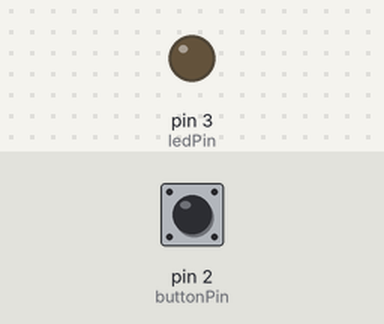
Recording of a sketch running on a simulated Arduino Uno, built with avr-gcc and run on an emulated ATmega328P. Shown: output pins drawn as LEDs (lit = HIGH). The inputs (shaded band) are chosen by the test bench; at power-on: pin 2 (buttonPin) LOW.

Above: at 1.2 s.
1.3 s: pin 2 (buttonPin) pulled HIGH for 0.15 s
At 2.4 s:
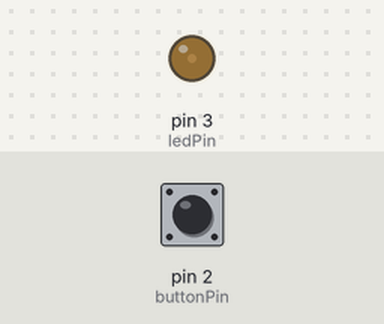
2.9 s: pin 2 (buttonPin) pulled HIGH for 1 s
At 4.9 s:
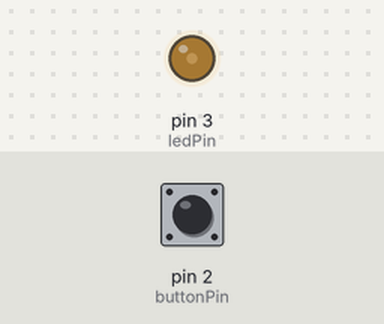
5.4 s: pin 2 (buttonPin) pulled HIGH for 0.15 s
At 6.7 s:
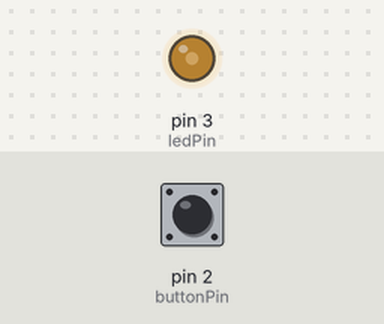
7.0 s: pin 2 (buttonPin) pulsed HIGH 5 times (0.12 s each, 0.3 s apart)
At 7.29 s:
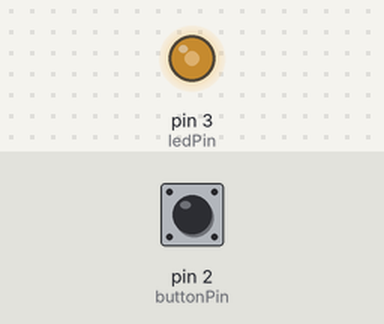
10.0 s: pin 2 (buttonPin) pulled HIGH for 3.2 s
At 14.3 s:
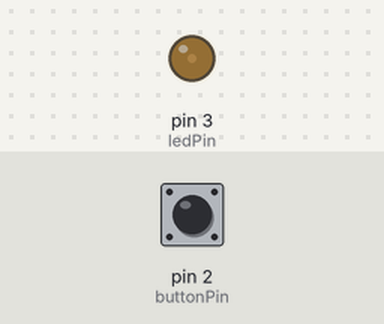
Timing chart, 0 to 15.7 s (numbered marks = the images above; inputs shaded):
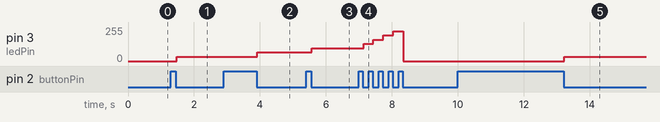

The sketch:

dimmer.ino
```cpp
#include "LedControl.h"

int buttonPin = 2;
int ledPin    = 3;

int dimValue  = 0;

void setup(){

  pinMode(buttonPin, INPUT);
  pinMode(ledPin, OUTPUT);


  Serial.begin(9600); // serial communication initialize

}


void loop(){

  int button_pressed = 0;
  if (digitalRead(buttonPin) == HIGH) {
    dimValue +=32;
  }
  while (digitalRead(buttonPin) == HIGH);
  delay(20);

  analogWrite(ledPin, dimValue);

}
```

Measured:
- after the input at 1.3 s, pin 3 (ledPin): 0/255 → 32/255 after 0.17 s
- after the input at 2.9 s, pin 3 (ledPin): 32/255 → 64/255 after 1.0 s
- after the input at 5.4 s, pin 3 (ledPin): 64/255 → 96/255 after 0.17 s
- after the input at 7.0 s, pin 3 (ledPin): 96/255 → 128/255 after 0.14 s, → 160/255 0.30 s later, → 192/255 0.30 s later, → 224/255 0.30 s later, … (5 changes in this stretch)
- after the input at 10.0 s, pin 3 (ledPin): 0/255 → 32/255 after 3.2 s
